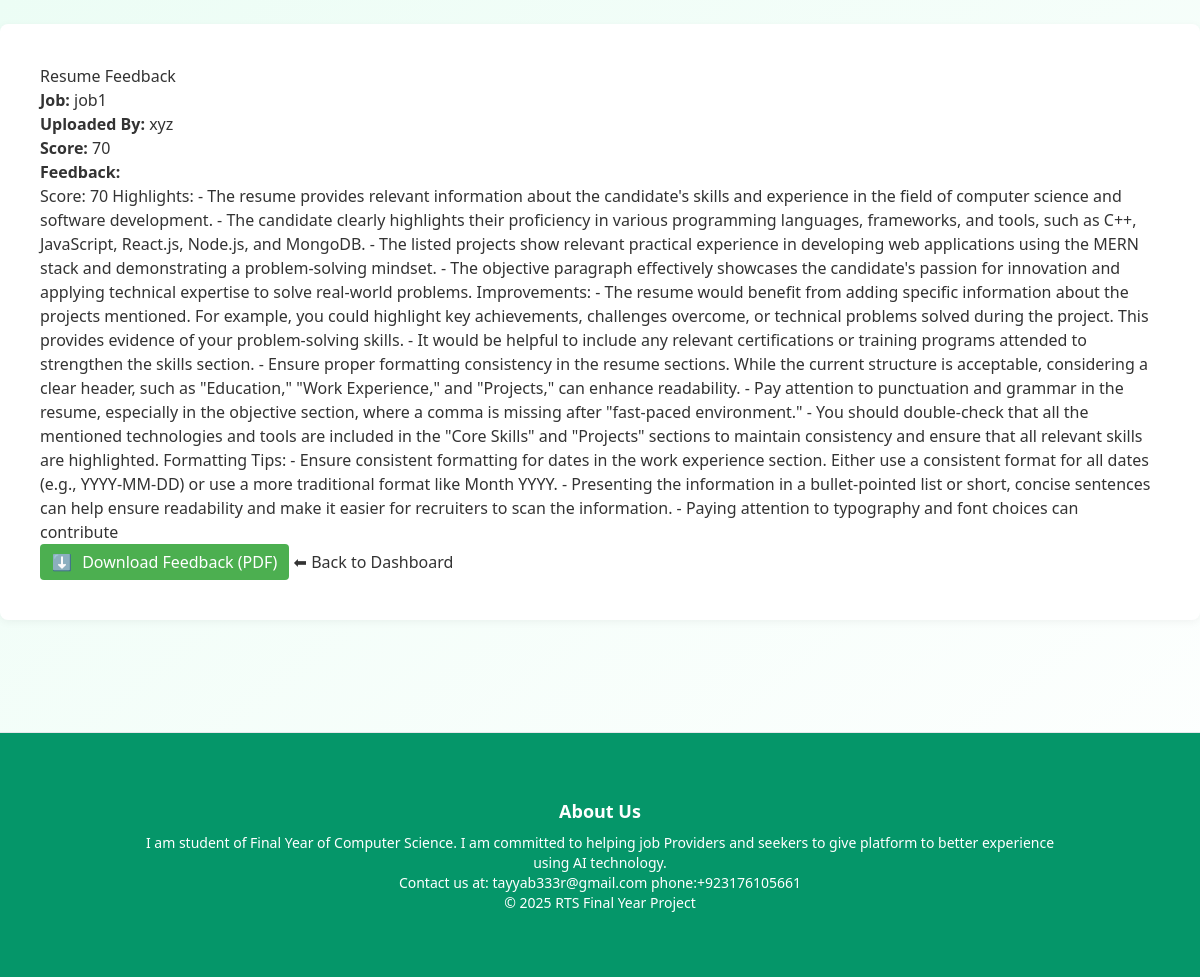
Screenshot of /feedback/33/ (signed in) with the database file from the repository.
### RTS_APP/models.py (models this page shows, shortened)
class Resume(models.Model):
    user = models.ForeignKey(User, on_delete=models.CASCADE, related_name='resumes', limit_choices_to={'role': 'seeker'})
    job = models.ForeignKey(Job, on_delete=models.CASCADE, related_name='resumes')
    resume = models.FileField(upload_to='resumes/')
    uploadDate = models.DateTimeField(auto_now_add=True)
    status = models.CharField(max_length=10, choices=STATUS_CHOICES, default='Pending')

class Job(models.Model):
    provider = models.ForeignKey(User, on_delete=models.CASCADE, related_name='jobs', limit_choices_to={'role': 'provider'})
    title = models.CharField(max_length=100)
    description = models.TextField(max_length=1000)
    postDate = models.DateTimeField(auto_now_add=True)
    seats = models.PositiveIntegerField(default=1)
    is_closed = models.BooleanField(default=False)

class User(AbstractUser):
    ROLE_CHOICES = (
        ('seeker', 'Job Seeker'),
        ('provider', 'Job Provider'),
    )
    role = models.CharField(max_length=10, choices=ROLE_CHOICES)
    email = models.EmailField(unique=True)  # ✅ Ensure uniqueness

class Score(models.Model):
    resume = models.ForeignKey(Resume, on_delete=models.CASCADE, related_name='scores')
    score = models.IntegerField()
    feedback = models.TextField(max_length=1000)

### RTS_APP/views.py (the view)
# urls.py: path('feedback/<int:resume>/', views.view_feedback, name='view_feedback'),
@login_required
def view_feedback(request, resume):
    try:
        resume = Resume.objects.get(id=resume)
        score = Score.objects.get(resume=resume)
    except Resume.DoesNotExist:
        return HttpResponse("Resume not found", status=404)
    except Score.DoesNotExist:
        return HttpResponse("Score not found", status=404)
    if request.user != resume.user and request.user != resume.job.provider:
        return HttpResponse("Unauthorized", status=403)
    context = {
        'resume': resume,
        'score': score,
        'is_job_provider': request.user.role == 'Job Provider'
    }
    return render(request, 'feedback.html', context)

### RTS_APP/templates/feedback.html (shortened to what this page needs)
{% extends 'base.html' %}
{% load static %}
{% block css %}
    <link rel="stylesheet" href="{% static 'css/feedback.css' %}">
{% endblock %}
{% block content %}
<h2>Resume Feedback</h2>
<p><strong>Job:</strong> {{ resume.job.title }}</p>
<p><strong>Uploaded By:</strong> {{ resume.user.username }}</p>
<p><strong>Score:</strong> {{ score.score }}</p>
<p><strong>Feedback:</strong></p>
<p>{{ score.feedback }}</p>
<form method="get" action="{% url 'download_feedback' resume.id %}" style="display: inline;">
    <button type="submit" style="padding: 6px 12px; background-color: #4CAF50; color: white; border: none; border-radius: 4px; cursor: pointer;">
        <span style="margin-right: 6px;">⬇️</span> Download Feedback (PDF)
    </button>
</form>
{% if is_job_provider %}
    <a href="{% url 'dashboard_jobprovider' %}">⬅ Back to Dashboard</a>
{% else %}
    <a href="{% url 'view_my_resumes' %}">⬅ Back to My Resumes</a>
{% endif %}
{% endblock %}

### RTS_APP/static/css/base.css (style rules this page uses)
body, h1, h2, h3, p, ul, li, a { margin: 0; padding: 0; list-style: none; text-decoration: none; box-sizing: border-box; font-family: 'Segoe UI', Tahoma, Geneva, Verdana, sans-serif; }
body { background-color: #f5f7fa; color: #333; line-height: 1.6; min-height: 100vh; display: flex; flex-direction: column; }

### RTS_APP/static/css/feedback.css (style rules this page uses)
body { font-family: 'Segoe UI', Tahoma, Geneva, Verdana, sans-serif; background: linear-gradient(to right, #00b4db, #0083b0); margin: 0; padding: 0; color: #333; }

### rows the page displays
Resume: job "job1", user.username "xyz"
Score: score "70", feedback "Score: 70 Highlights: - The resume provides relevant information about the candidate's skills and experience in the field of computer science and software development. - The candidate clearly highlights their proficiency in various programming languages, frameworks, and tools, such as C++, JavaScript, React.js, Node.js, and MongoDB. - The listed projects show relevant practical experience in developing web applications using the MERN stack and demonstrating a problem-solving mindset. - The objective paragraph effectively showcases the candidate's passion for innovation and applying technical expertise to solve real-world problems. Improvements: - The resume would benefit from adding…"
